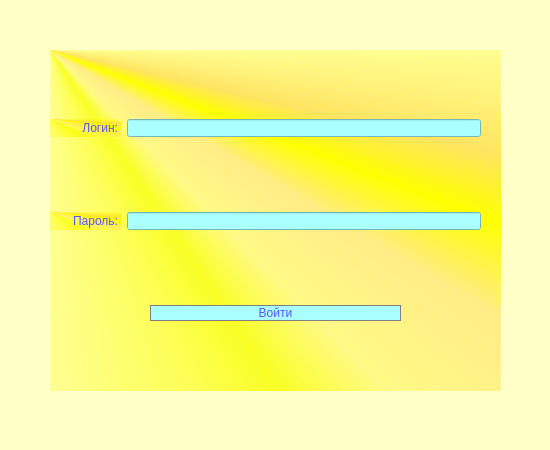
<?xml version="1.0" encoding="UTF-8"?>
<ui version="4.0">
 <class>IS_main</class>
 <widget class="QMainWindow" name="IS_main">
  <property name="geometry">
   <rect>
    <x>0</x>
    <y>0</y>
    <width>550</width>
    <height>450</height>
   </rect>
  </property>
  <property name="minimumSize">
   <size>
    <width>550</width>
    <height>450</height>
   </size>
  </property>
  <property name="maximumSize">
   <size>
    <width>550</width>
    <height>450</height>
   </size>
  </property>
  <property name="windowTitle">
   <string>Информационная система &quot;Охранная служба&quot;</string>
  </property>
  <property name="styleSheet">
   <string notr="true">background-color: rgb(255, 255, 200);</string>
  </property>
  <widget class="QWidget" name="centralwidget">
   <widget class="QWidget" name="form_grid" native="true">
    <property name="geometry">
     <rect>
      <x>50</x>
      <y>50</y>
      <width>451</width>
      <height>341</height>
     </rect>
    </property>
    <property name="styleSheet">
     <string notr="true">QWidget {
	background-color: qconicalgradient(cx:0, cy:0, angle:135, stop:0 rgba(255, 255, 0, 69), stop:0.375 rgba(255, 255, 0, 69), stop:0.423533 rgba(251, 255, 0, 145), stop:0.45 rgba(247, 255, 0, 208), stop:0.477581 rgba(255, 244, 71, 130), stop:0.518717 rgba(255, 218, 71, 130), stop:0.55 rgba(255, 255, 0, 255), stop:0.57754 rgba(255, 203, 0, 130), stop:0.625 rgba(255, 255, 0, 69), stop:1 rgba(255, 255, 0, 69));
}</string>
    </property>
    <layout class="QGridLayout" name="gridLayout">
     <item row="1" column="1">
      <widget class="QLineEdit" name="password_line">
       <property name="styleSheet">
        <string notr="true">QLineEdit {
	background-color: rgb(170, 255, 255);
	Color: rgb(85, 85, 255);
	font: 63 12pt &quot;Lucida Sans&quot;;
	margin-right: 20px;
}

QLineEdit:hover {
	background-color: rgb(255, 255, 255);
}</string>
       </property>
       <property name="echoMode">
        <enum>QLineEdit::Password</enum>
       </property>
      </widget>
     </item>
     <item row="0" column="1">
      <widget class="QLineEdit" name="login_line">
       <property name="styleSheet">
        <string notr="true">QLineEdit {
	background-color: rgb(170, 255, 255);
	Color: rgb(85, 85, 255);
	font: 63 12pt &quot;Lucida Sans&quot;;
	margin-right: 20px;
}

QLineEdit:hover {
	background-color: rgb(255, 255, 255);
}</string>
       </property>
      </widget>
     </item>
     <item row="0" column="0">
      <widget class="QLabel" name="login_label">
       <property name="styleSheet">
        <string notr="true">QLabel {
	Color: rgb(85, 85, 255);
	font: 63 12pt &quot;Lucida Sans&quot;;
	padding-left: 20px;
}</string>
       </property>
       <property name="text">
        <string>Логин:</string>
       </property>
       <property name="alignment">
        <set>Qt::AlignRight|Qt::AlignTrailing|Qt::AlignVCenter</set>
       </property>
      </widget>
     </item>
     <item row="1" column="0">
      <widget class="QLabel" name="password_label">
       <property name="styleSheet">
        <string notr="true">QLabel {
	Color: rgb(85, 85, 255);
	font: 63 12pt &quot;Lucida Sans&quot;;
	padding-left: 20px;
}</string>
       </property>
       <property name="text">
        <string>Пароль:</string>
       </property>
       <property name="alignment">
        <set>Qt::AlignRight|Qt::AlignTrailing|Qt::AlignVCenter</set>
       </property>
      </widget>
     </item>
     <item row="2" column="0" colspan="2">
      <widget class="QPushButton" name="auth_btn">
       <property name="styleSheet">
        <string notr="true">QPushButton {
	background-color: rgb(170, 255, 255);
	Color: rgb(85, 85, 255);
	font: 63 12pt &quot;Lucida Sans&quot;;
	border: 1px solid grey;
	margin-left: 100px;
	margin-right: 100px;
}

QPushButton:hover {
	background-color: rgb(255, 255, 255);
}</string>
       </property>
       <property name="text">
        <string>Войти</string>
       </property>
      </widget>
     </item>
    </layout>
   </widget>
  </widget>
 </widget>
 <resources/>
 <connections/>
</ui>
